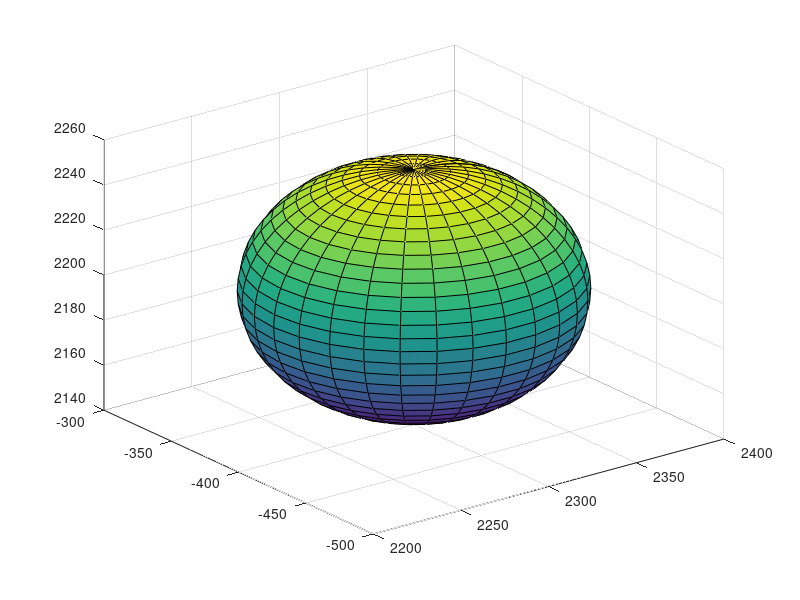

MATLAB code to generate this figure: (Note: this script raises an error after producing the figure.)
% Static force analysis of a balloon rigging (Design CliffA)
% By Thomas Bewley, UC San Diego (+ faculty fellow at JPL)

clear; figure(1); clf; config=1;
% view([-111.6,8]); axis equal 
switch config
    case 1
        Rb=80;          % Radius of balloon
        Rp=80;          % Radius of payload
        Hb=2200;        % Height of balloon
        Hp=1900;        % Height of payload 
        psi=pi/16;          % Extra rotation of payload & balloon
        off=[2300; -400];   % Center of payload / balloon system
        P(1:3,3)=[2785; -768.8; 1998];   % anchor points on ground
        P(1:3,1)=[1594; -623.8; 1340];
        P(1:3,2)=[2299;  121.6; 2018];
    otherwise
        Rb=2;       % Radius of balloon 
        Rp=2;       % Radius of payload
        Hb=34;      % Height of balloon
        Hp=20;      % Height of payload
        Hcliff=30;  % Height of cliff
        psi=0;      % Extra rotation of payload & balloon
        off=[0; 0]; % Center of payload / balloon system
        Rg=20;      % Radius of ground attachment points
        phi=4*pi/3; P(1:3,1)=[Rg*sin(phi); Rg*cos(phi); 0];  % anchor points on ground
        phi=0;      P(1:3,2)=[Rg*sin(phi); Rg*cos(phi); Hcliff];
        phi=2*pi/3; P(1:3,3)=[Rg*sin(phi); Rg*cos(phi); Hcliff];
end

% Test loads on the balloon:
lift=200;     % (lift force of balloon, in Newtons)
weight=100;   % (weight of payload, in Newtons)
Bdisturb=18.5 % (horizontal force on balloon, in Newtons)
Pdisturb=4.5    % (horizontal force on payload, in Newtons)

% Note: This system needs no addtional constraints and has no soft nodes.

% END OF ADJUSTABLE INPUTS

% Free [Q=Q_(dim x q)] and fixed [Q=Q_(dim x q)] node locations
for i=1:3
    phi1=pi+2*pi*(i-1)/3+psi; phi=2*pi*(i-1)/3+psi;
    Q(1:3,     i)=[Rp*sin(phi)+off(1);  Rp*cos(phi)+off(2);  Hp]; % corners of payload
    Q(1:3,  3+i)=[Rb*sin(phi1)+off(1); Rb*cos(phi1)+off(2); Hb]; % anchor points on balloon
end
[dim,q]=size(Q); p=size(P,2); n=q+p; 

b=6; s=13;  m=b+s;                  % Connectivity matrix
for i=1:3, j=mod(i,3)+1; k=mod(i+1,3)+1; 
  C(   i,  i)=1; C(   i,  j)=-1;    % bars modelling payload
  C( 3+i,3+i)=1; C( 3+i,3+j)=-1;    % bars modelling balloon                                         
  C( 6+i,3+i)=1; C( 6+i,  j)=-1;    % strings from balloon to payload (set 1)
  C( 9+i,3+i)=1; C( 9+i,  k)=-1;    % strings from balloon to payload (set 2)
  C(12+i,3+i)=1; C(12+i,6+i)=-1;    % strings from balloon to ground (set 1)
  C(15+i,3+i)=1; C(15+i,6+k)=-1;    % strings from balloon to ground (set 2)
end
C(19,3)=1; C(19,7)=-1;              % string from payload to ground

[x,y,z] = ellipsoid(0,0,Hb,Rb,Rb,Rb*2/3,30); surf(x+off(1),y+off(2),z); hold on

% Define applied external force U=U_(dim x p)
U(1,[1:3])=0; U(2,[1:3])=Pdisturb/3; U(3,[1:3])=-weight/3;
U(1,[4:6])=0; U(2,[4:6])=Bdisturb/3; U(3,[4:6])=lift/3;

% Solve for the forces at equilibrium, and plot
[c_bars,t_strings,V]=tensegrity_statics(b,s,q,p,dim,Q,P,C,U);
tensegrity_plot(Q,P,C,b,s,U,V,false,0.5,4); grid on

% end script CliffA
